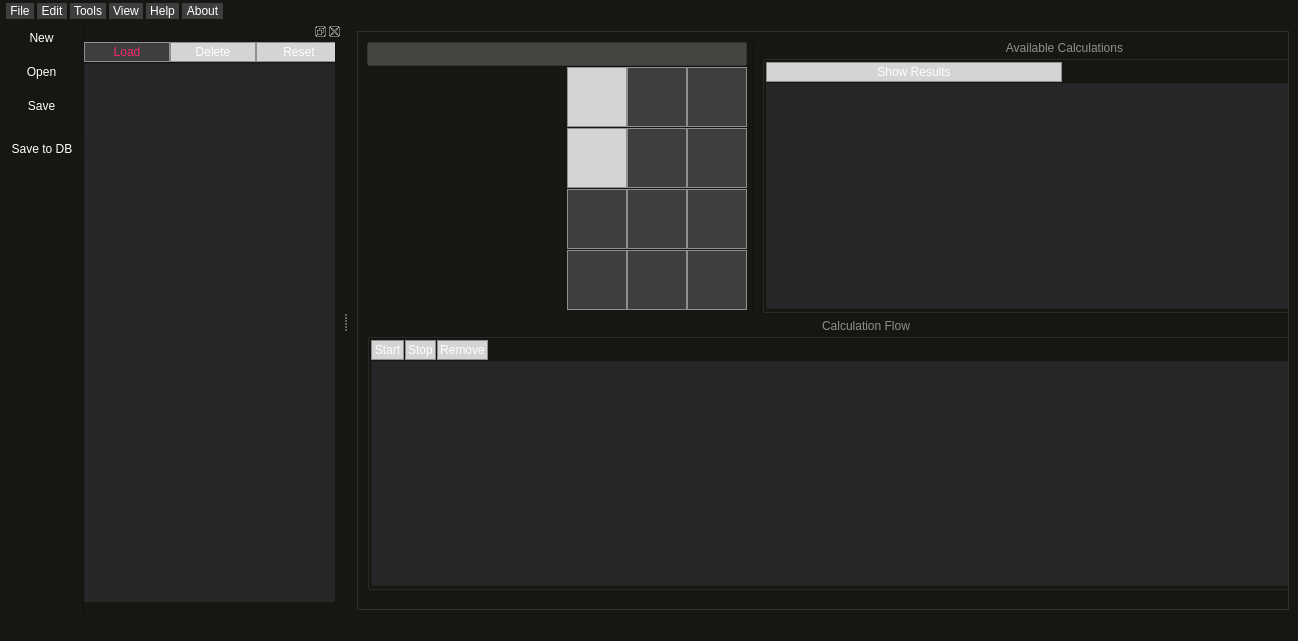
<?xml version="1.0" encoding="UTF-8"?>
<ui version="4.0">
 <class>MainWindow</class>
 <widget class="QMainWindow" name="MainWindow">
  <property name="geometry">
   <rect>
    <x>0</x>
    <y>0</y>
    <width>1298</width>
    <height>641</height>
   </rect>
  </property>
  <property name="minimumSize">
   <size>
    <width>215</width>
    <height>0</height>
   </size>
  </property>
  <property name="font">
   <font>
    <family>Cascadia Code PL</family>
    <pointsize>12</pointsize>
   </font>
  </property>
  <property name="cursor">
   <cursorShape>ArrowCursor</cursorShape>
  </property>
  <property name="mouseTracking">
   <bool>true</bool>
  </property>
  <property name="windowTitle">
   <string>SVP360 Calculation Manager</string>
  </property>
  <property name="toolTip">
   <string/>
  </property>
  <property name="styleSheet">
   <string notr="true">/*QMainWindow */
QMainWindow {
	background-color: #272822;
}

/*QWidget */
QWidget {
	background-color: #161613;
}

/*QMenu*/
QMenu {
	color: #ffffff;
	margin: 2px;
}
QMenu::item {
	background-color: #3e3e3e;
}
QMenu::item:selected {
	background-color: rgba(255, 255, 255, 100);
}
QMenu::separator {
	background-color: #ffffff;
	height: 1px;
	margin-left: 10px;
	margin-right: 5px;
}

/*QMenuBar*/
QMenuBar {
	color: #ffffff;
	spacing: 3px; /* spacing between menu bar items */
	padding: 3px;
}
QMenuBar::item {
	padding: 1px 4px;
	background-color: #3e3e3e;
}
QMenuBar::item:hover {
	background: rgba(255, 255, 255, 50);
} 


/*QToolBar*/
QToolBar {
	spacing: 3px;
}

/*QToolButton*/
QToolButton {
	color: #ffffff;
	padding: 6px;
}
QToolButton:hover {
	color: rgba(255, 255, 255, 50);
}
QToolButton:disabled {
	background-color: #d5d4d5;
	color: #ffffff;
}

/*QScrollArea */
QScrollArea {
	background-color: #3e3e3e
}

/*QLabel */
QLabel {
	color: #A6E22E;
}

 /*QGroupBox */
QGroupBox {
	margin-top: 2.5ex; /* leave space at the top for the title */
}
QGroupBox::title {
	subcontrol-origin: margin;
	subcontrol-position: top center; /* position at the top center */
	color: #8f8f91;
 }

/*QPushButton*/
QPushButton {
	background-color: #3e3e3e;
	color: #F92672;
	border: 1px solid #8f8f91;
	padding: 2px;
}
QPushButton:hover {
	background-color: #E6DB74;
	color: #F92672;
}
QPushButton:disabled {
	background-color: #d5d4d5;
	color: #ffffff;
}

 /*QListView */
QListView, QTableView {
	color: #66D9EF;
	background-color: rgba(45, 42, 46, 200);
	alternate-background-color: #2d3336;
	show-decoration-selected: 1; /* make the selection span the entire width of the view */
}
QListView::item:alternate, QTableView::item:alternate {
	background-color: rgba(255, 255, 255, 30);
}

QListView::item:selected, QTableView::item:selected {
	background: rgba(255, 255, 255, 50);
}
QListView::item:selected:!active, QTableView::item:selected:!active {
	color: #fd971f;
}
QListView::item:selected:active, QTableView::item:selected:active {
	color: #f92672;
}
QListView::item:hover, QTableView::item:hover {
      background: rgba(255, 255, 255, 30);
}

 /*QLineEdit */
QLineEdit {
	background-color: rgba(255, 255, 255, 50);
	padding: 3px;
	color: #ffffff;
}
QLineEdit::focus {
	border: 1px solid #8f8f91;
}

/*QScrollBar*/
QScrollBar {
	background: rgba(0, 0, 0, 0);
	height: 10px;
}
QScrollBar::handle:active {
	background: rgba(255, 255, 255, 50);
}
QScrollBar::handle:!active {
	background: rgba(0, 0, 0, 0);
}
QScrollBar::handle:pressed {
	background: rgba(255, 255, 255, 80);
}
QScrollBar::right-arrow, QScrollBar::left-arrow {
      border: none;
      background: none;
      color: none;
}
QScrollBar::add-line {
      border: none;
      background: none;
}
QScrollBar::sub-line {
      border: none;
      background: none;
}

/*QStatusBar*/
QStatusBar {
	color: #8f8f91;
	border-top: #8f8f91;
}

/*QToolTip*/
QToolTip {
	background-color: #000000;
	color: #ffffff;
	border: 1px solid #ffffff;
	padding: 3px;
}</string>
  </property>
  <property name="dockOptions">
   <set>QMainWindow::AllowTabbedDocks|QMainWindow::AnimatedDocks</set>
  </property>
  <widget class="QWidget" name="centralwidget">
   <layout class="QHBoxLayout" name="horizontalLayout">
    <item>
     <widget class="QScrollArea" name="scrollArea">
      <property name="font">
       <font>
        <family>Cascadia Code</family>
        <pointsize>10</pointsize>
       </font>
      </property>
      <property name="widgetResizable">
       <bool>true</bool>
      </property>
      <widget class="QWidget" name="scrollAreaWidgetContents">
       <property name="geometry">
        <rect>
         <x>0</x>
         <y>0</y>
         <width>1015</width>
         <height>564</height>
        </rect>
       </property>
       <layout class="QGridLayout" name="gridLayout_3">
        <item row="0" column="1">
         <layout class="QGridLayout" name="gridLayout">
          <property name="spacing">
           <number>0</number>
          </property>
          <item row="2" column="2">
           <widget class="QPushButton" name="pushButton_7">
            <property name="sizePolicy">
             <sizepolicy hsizetype="Fixed" vsizetype="Fixed">
              <horstretch>0</horstretch>
              <verstretch>0</verstretch>
             </sizepolicy>
            </property>
            <property name="minimumSize">
             <size>
              <width>60</width>
              <height>60</height>
             </size>
            </property>
            <property name="text">
             <string/>
            </property>
           </widget>
          </item>
          <item row="2" column="3">
           <widget class="QPushButton" name="pushButton_11">
            <property name="sizePolicy">
             <sizepolicy hsizetype="Fixed" vsizetype="Fixed">
              <horstretch>0</horstretch>
              <verstretch>0</verstretch>
             </sizepolicy>
            </property>
            <property name="minimumSize">
             <size>
              <width>60</width>
              <height>60</height>
             </size>
            </property>
            <property name="text">
             <string/>
            </property>
           </widget>
          </item>
          <item row="3" column="1">
           <widget class="QPushButton" name="uiIRManager">
            <property name="sizePolicy">
             <sizepolicy hsizetype="Fixed" vsizetype="Fixed">
              <horstretch>0</horstretch>
              <verstretch>0</verstretch>
             </sizepolicy>
            </property>
            <property name="minimumSize">
             <size>
              <width>60</width>
              <height>60</height>
             </size>
            </property>
            <property name="text">
             <string/>
            </property>
           </widget>
          </item>
          <item row="1" column="2">
           <widget class="QPushButton" name="pushButton_6">
            <property name="sizePolicy">
             <sizepolicy hsizetype="Fixed" vsizetype="Fixed">
              <horstretch>0</horstretch>
              <verstretch>0</verstretch>
             </sizepolicy>
            </property>
            <property name="minimumSize">
             <size>
              <width>60</width>
              <height>60</height>
             </size>
            </property>
            <property name="text">
             <string/>
            </property>
           </widget>
          </item>
          <item row="2" column="1">
           <widget class="QPushButton" name="uiDisplayAvailableCalcButton">
            <property name="enabled">
             <bool>false</bool>
            </property>
            <property name="sizePolicy">
             <sizepolicy hsizetype="Fixed" vsizetype="Fixed">
              <horstretch>0</horstretch>
              <verstretch>0</verstretch>
             </sizepolicy>
            </property>
            <property name="minimumSize">
             <size>
              <width>60</width>
              <height>60</height>
             </size>
            </property>
            <property name="toolTip">
             <string>Display Available Calculations</string>
            </property>
            <property name="text">
             <string/>
            </property>
            <property name="checkable">
             <bool>true</bool>
            </property>
           </widget>
          </item>
          <item row="3" column="2">
           <widget class="QPushButton" name="pushButton_3">
            <property name="sizePolicy">
             <sizepolicy hsizetype="Fixed" vsizetype="Fixed">
              <horstretch>0</horstretch>
              <verstretch>0</verstretch>
             </sizepolicy>
            </property>
            <property name="minimumSize">
             <size>
              <width>60</width>
              <height>60</height>
             </size>
            </property>
            <property name="text">
             <string/>
            </property>
           </widget>
          </item>
          <item row="1" column="1">
           <widget class="QPushButton" name="uiSubmitCalcButton">
            <property name="enabled">
             <bool>false</bool>
            </property>
            <property name="sizePolicy">
             <sizepolicy hsizetype="Fixed" vsizetype="Fixed">
              <horstretch>0</horstretch>
              <verstretch>0</verstretch>
             </sizepolicy>
            </property>
            <property name="minimumSize">
             <size>
              <width>60</width>
              <height>60</height>
             </size>
            </property>
            <property name="toolTip">
             <string>Submit Calculation</string>
            </property>
            <property name="text">
             <string/>
            </property>
           </widget>
          </item>
          <item row="1" column="0" rowspan="4">
           <widget class="QLabel" name="ui2DImage">
            <property name="enabled">
             <bool>false</bool>
            </property>
            <property name="sizePolicy">
             <sizepolicy hsizetype="Expanding" vsizetype="Expanding">
              <horstretch>0</horstretch>
              <verstretch>0</verstretch>
             </sizepolicy>
            </property>
            <property name="minimumSize">
             <size>
              <width>200</width>
              <height>200</height>
             </size>
            </property>
            <property name="maximumSize">
             <size>
              <width>220</width>
              <height>220</height>
             </size>
            </property>
            <property name="autoFillBackground">
             <bool>false</bool>
            </property>
            <property name="text">
             <string/>
            </property>
            <property name="scaledContents">
             <bool>true</bool>
            </property>
           </widget>
          </item>
          <item row="3" column="3">
           <widget class="QPushButton" name="pushButton_9">
            <property name="sizePolicy">
             <sizepolicy hsizetype="Fixed" vsizetype="Fixed">
              <horstretch>0</horstretch>
              <verstretch>0</verstretch>
             </sizepolicy>
            </property>
            <property name="minimumSize">
             <size>
              <width>60</width>
              <height>60</height>
             </size>
            </property>
            <property name="text">
             <string/>
            </property>
           </widget>
          </item>
          <item row="4" column="2">
           <widget class="QPushButton" name="pushButton_5">
            <property name="sizePolicy">
             <sizepolicy hsizetype="Fixed" vsizetype="Fixed">
              <horstretch>0</horstretch>
              <verstretch>0</verstretch>
             </sizepolicy>
            </property>
            <property name="minimumSize">
             <size>
              <width>60</width>
              <height>60</height>
             </size>
            </property>
            <property name="text">
             <string/>
            </property>
           </widget>
          </item>
          <item row="4" column="3">
           <widget class="QPushButton" name="pushButton_8">
            <property name="sizePolicy">
             <sizepolicy hsizetype="Fixed" vsizetype="Fixed">
              <horstretch>0</horstretch>
              <verstretch>0</verstretch>
             </sizepolicy>
            </property>
            <property name="minimumSize">
             <size>
              <width>60</width>
              <height>60</height>
             </size>
            </property>
            <property name="text">
             <string/>
            </property>
           </widget>
          </item>
          <item row="4" column="1">
           <widget class="QPushButton" name="pushButton_4">
            <property name="sizePolicy">
             <sizepolicy hsizetype="Fixed" vsizetype="Fixed">
              <horstretch>0</horstretch>
              <verstretch>0</verstretch>
             </sizepolicy>
            </property>
            <property name="minimumSize">
             <size>
              <width>60</width>
              <height>60</height>
             </size>
            </property>
            <property name="text">
             <string/>
            </property>
           </widget>
          </item>
          <item row="0" column="0" colspan="4">
           <widget class="QLineEdit" name="uiName">
            <property name="enabled">
             <bool>false</bool>
            </property>
            <property name="sizePolicy">
             <sizepolicy hsizetype="Preferred" vsizetype="Fixed">
              <horstretch>0</horstretch>
              <verstretch>0</verstretch>
             </sizepolicy>
            </property>
            <property name="minimumSize">
             <size>
              <width>220</width>
              <height>0</height>
             </size>
            </property>
            <property name="baseSize">
             <size>
              <width>0</width>
              <height>0</height>
             </size>
            </property>
            <property name="toolTip">
             <string/>
            </property>
           </widget>
          </item>
          <item row="1" column="3">
           <widget class="QPushButton" name="pushButton_10">
            <property name="sizePolicy">
             <sizepolicy hsizetype="Fixed" vsizetype="Fixed">
              <horstretch>0</horstretch>
              <verstretch>0</verstretch>
             </sizepolicy>
            </property>
            <property name="minimumSize">
             <size>
              <width>60</width>
              <height>60</height>
             </size>
            </property>
            <property name="text">
             <string/>
            </property>
           </widget>
          </item>
         </layout>
        </item>
        <item row="1" column="1" colspan="5">
         <widget class="QGroupBox" name="uiCalculationFlowGroupBox">
          <property name="title">
           <string>Calculation Flow</string>
          </property>
          <layout class="QGridLayout" name="gridLayout_2">
           <property name="leftMargin">
            <number>1</number>
           </property>
           <property name="topMargin">
            <number>1</number>
           </property>
           <property name="rightMargin">
            <number>1</number>
           </property>
           <property name="bottomMargin">
            <number>1</number>
           </property>
           <property name="spacing">
            <number>1</number>
           </property>
           <item row="0" column="0" colspan="2">
            <widget class="QPushButton" name="uiStartCalcButton">
             <property name="enabled">
              <bool>false</bool>
             </property>
             <property name="text">
              <string>Start</string>
             </property>
            </widget>
           </item>
           <item row="1" column="0" colspan="5">
            <widget class="QTableView" name="uiCalculationFlowTable">
             <property name="font">
              <font>
               <family>Cascadia Code</family>
               <pointsize>11</pointsize>
               <weight>50</weight>
               <italic>false</italic>
               <bold>false</bold>
              </font>
             </property>
             <property name="alternatingRowColors">
              <bool>true</bool>
             </property>
             <attribute name="horizontalHeaderStretchLastSection">
              <bool>true</bool>
             </attribute>
             <attribute name="verticalHeaderVisible">
              <bool>true</bool>
             </attribute>
             <attribute name="verticalHeaderDefaultSectionSize">
              <number>21</number>
             </attribute>
            </widget>
           </item>
           <item row="0" column="2">
            <widget class="QPushButton" name="uiStopCalcButton">
             <property name="enabled">
              <bool>false</bool>
             </property>
             <property name="text">
              <string>Stop</string>
             </property>
            </widget>
           </item>
           <item row="0" column="3">
            <widget class="QPushButton" name="uiRemoveButton">
             <property name="enabled">
              <bool>false</bool>
             </property>
             <property name="text">
              <string>Remove</string>
             </property>
            </widget>
           </item>
           <item row="0" column="4">
            <spacer name="horizontalSpacer">
             <property name="orientation">
              <enum>Qt::Horizontal</enum>
             </property>
             <property name="sizeHint" stdset="0">
              <size>
               <width>40</width>
               <height>20</height>
              </size>
             </property>
            </spacer>
           </item>
          </layout>
         </widget>
        </item>
        <item row="0" column="2">
         <widget class="Line" name="line">
          <property name="orientation">
           <enum>Qt::Vertical</enum>
          </property>
         </widget>
        </item>
        <item row="0" column="3" colspan="3">
         <widget class="QGroupBox" name="groupBox_2">
          <property name="minimumSize">
           <size>
            <width>600</width>
            <height>0</height>
           </size>
          </property>
          <property name="title">
           <string>Available Calculations</string>
          </property>
          <layout class="QGridLayout" name="gridLayout_5">
           <property name="leftMargin">
            <number>1</number>
           </property>
           <property name="topMargin">
            <number>1</number>
           </property>
           <property name="rightMargin">
            <number>1</number>
           </property>
           <property name="bottomMargin">
            <number>1</number>
           </property>
           <property name="spacing">
            <number>1</number>
           </property>
           <item row="0" column="0">
            <widget class="QPushButton" name="uiShowResultsButton">
             <property name="enabled">
              <bool>false</bool>
             </property>
             <property name="text">
              <string>Show Results</string>
             </property>
            </widget>
           </item>
           <item row="1" column="0" colspan="2">
            <widget class="QTableView" name="uiAvailableCalcsTableView">
             <property name="font">
              <font>
               <family>Cascadia Code</family>
               <pointsize>11</pointsize>
               <weight>50</weight>
               <italic>false</italic>
               <bold>false</bold>
              </font>
             </property>
             <property name="alternatingRowColors">
              <bool>true</bool>
             </property>
            </widget>
           </item>
          </layout>
         </widget>
        </item>
       </layout>
      </widget>
     </widget>
    </item>
   </layout>
  </widget>
  <widget class="QMenuBar" name="uiMenuBar">
   <property name="geometry">
    <rect>
     <x>0</x>
     <y>0</y>
     <width>1298</width>
     <height>25</height>
    </rect>
   </property>
   <widget class="QMenu" name="uiMenuFile">
    <property name="title">
     <string>File</string>
    </property>
    <addaction name="uiNew"/>
    <addaction name="uiOpen"/>
    <addaction name="uiSave"/>
   </widget>
   <widget class="QMenu" name="menuEdit">
    <property name="title">
     <string>Edit</string>
    </property>
    <addaction name="actionUndo"/>
    <addaction name="actionRedo"/>
    <addaction name="separator"/>
    <addaction name="actionCopy_2"/>
    <addaction name="actionPaste"/>
    <addaction name="actionPaste_2"/>
    <addaction name="separator"/>
   </widget>
   <widget class="QMenu" name="menuTools">
    <property name="title">
     <string>Tools</string>
    </property>
    <addaction name="uiSaveToDB"/>
   </widget>
   <widget class="QMenu" name="menuHelp">
    <property name="title">
     <string>Help</string>
    </property>
   </widget>
   <widget class="QMenu" name="menuAbout">
    <property name="title">
     <string>About</string>
    </property>
   </widget>
   <widget class="QMenu" name="menuView">
    <property name="title">
     <string>View</string>
    </property>
    <addaction name="uiViewMoleculesList"/>
    <addaction name="actionMolecules_properties"/>
    <addaction name="actionCalculations_Queue"/>
    <addaction name="actionAvailable_Calculations"/>
   </widget>
   <addaction name="uiMenuFile"/>
   <addaction name="menuEdit"/>
   <addaction name="menuTools"/>
   <addaction name="menuView"/>
   <addaction name="menuHelp"/>
   <addaction name="menuAbout"/>
  </widget>
  <widget class="QStatusBar" name="statusbar"/>
  <widget class="QToolBar" name="uiToolBar">
   <property name="windowTitle">
    <string>toolBar</string>
   </property>
   <property name="movable">
    <bool>false</bool>
   </property>
   <property name="iconSize">
    <size>
     <width>50</width>
     <height>30</height>
    </size>
   </property>
   <attribute name="toolBarArea">
    <enum>LeftToolBarArea</enum>
   </attribute>
   <attribute name="toolBarBreak">
    <bool>false</bool>
   </attribute>
   <addaction name="uiNew"/>
   <addaction name="uiOpen"/>
   <addaction name="uiSave"/>
   <addaction name="separator"/>
   <addaction name="uiSaveToDB"/>
  </widget>
  <widget class="QDockWidget" name="uiMoleculesDock">
   <property name="sizePolicy">
    <sizepolicy hsizetype="Fixed" vsizetype="Preferred">
     <horstretch>0</horstretch>
     <verstretch>0</verstretch>
    </sizepolicy>
   </property>
   <property name="minimumSize">
    <size>
     <width>258</width>
     <height>36</height>
    </size>
   </property>
   <property name="font">
    <font>
     <family>Cascadia Code PL</family>
     <weight>75</weight>
     <bold>true</bold>
    </font>
   </property>
   <property name="floating">
    <bool>false</bool>
   </property>
   <property name="allowedAreas">
    <set>Qt::AllDockWidgetAreas</set>
   </property>
   <attribute name="dockWidgetArea">
    <number>1</number>
   </attribute>
   <widget class="QWidget" name="dockWidgetContents">
    <widget class="QFrame" name="frame">
     <property name="geometry">
      <rect>
       <x>0</x>
       <y>0</y>
       <width>251</width>
       <height>561</height>
      </rect>
     </property>
     <property name="frameShape">
      <enum>QFrame::Box</enum>
     </property>
     <property name="frameShadow">
      <enum>QFrame::Raised</enum>
     </property>
     <widget class="QWidget" name="layoutWidget">
      <property name="geometry">
       <rect>
        <x>0</x>
        <y>0</y>
        <width>258</width>
        <height>571</height>
       </rect>
      </property>
      <layout class="QGridLayout" name="gridLayout_4">
       <property name="spacing">
        <number>0</number>
       </property>
       <item row="0" column="0">
        <widget class="QPushButton" name="uiLoadMoleculeButton">
         <property name="text">
          <string>Load</string>
         </property>
        </widget>
       </item>
       <item row="0" column="1">
        <widget class="QPushButton" name="uiDeleteMoleculeButton">
         <property name="enabled">
          <bool>false</bool>
         </property>
         <property name="text">
          <string>Delete</string>
         </property>
        </widget>
       </item>
       <item row="0" column="2">
        <widget class="QPushButton" name="uiResetButton">
         <property name="enabled">
          <bool>false</bool>
         </property>
         <property name="text">
          <string>Reset</string>
         </property>
        </widget>
       </item>
       <item row="1" column="0" colspan="3">
        <widget class="QListView" name="uiMoleculesList">
         <property name="sizePolicy">
          <sizepolicy hsizetype="Fixed" vsizetype="Expanding">
           <horstretch>0</horstretch>
           <verstretch>0</verstretch>
          </sizepolicy>
         </property>
         <property name="maximumSize">
          <size>
           <width>16777215</width>
           <height>546</height>
          </size>
         </property>
         <property name="font">
          <font>
           <family>Cascadia Code</family>
           <pointsize>11</pointsize>
          </font>
         </property>
         <property name="cursor" stdset="0">
          <cursorShape>PointingHandCursor</cursorShape>
         </property>
         <property name="selectionBehavior">
          <enum>QAbstractItemView::SelectRows</enum>
         </property>
        </widget>
       </item>
      </layout>
     </widget>
    </widget>
   </widget>
  </widget>
  <action name="uiOpen">
   <property name="text">
    <string>Open</string>
   </property>
   <property name="toolTip">
    <string>Open (Ctrl + O)</string>
   </property>
   <property name="shortcut">
    <string>Ctrl+O</string>
   </property>
  </action>
  <action name="uiSave">
   <property name="text">
    <string>Save</string>
   </property>
   <property name="toolTip">
    <string>Save (Ctrl + S)</string>
   </property>
   <property name="shortcut">
    <string>Ctrl+S</string>
   </property>
  </action>
  <action name="actionUndo">
   <property name="text">
    <string>Undo</string>
   </property>
  </action>
  <action name="actionRedo">
   <property name="text">
    <string>Redo</string>
   </property>
  </action>
  <action name="actionCopy">
   <property name="text">
    <string>Copy</string>
   </property>
  </action>
  <action name="actionCopy_2">
   <property name="text">
    <string>Cut</string>
   </property>
  </action>
  <action name="actionPaste">
   <property name="text">
    <string>Copy</string>
   </property>
  </action>
  <action name="actionPaste_2">
   <property name="text">
    <string>Paste</string>
   </property>
  </action>
  <action name="uiNew">
   <property name="text">
    <string>New</string>
   </property>
   <property name="toolTip">
    <string>New (Ctrl + N)</string>
   </property>
   <property name="shortcut">
    <string>Ctrl+N</string>
   </property>
  </action>
  <action name="uiSaveToDB">
   <property name="text">
    <string>Save to DB</string>
   </property>
   <property name="toolTip">
    <string>add to DB</string>
   </property>
  </action>
  <action name="uiViewMoleculesList">
   <property name="checkable">
    <bool>true</bool>
   </property>
   <property name="checked">
    <bool>true</bool>
   </property>
   <property name="text">
    <string>Molecules list</string>
   </property>
  </action>
  <action name="actionMolecules_properties">
   <property name="checkable">
    <bool>true</bool>
   </property>
   <property name="checked">
    <bool>true</bool>
   </property>
   <property name="text">
    <string>Molecules properties</string>
   </property>
  </action>
  <action name="actionCalculations_Queue">
   <property name="checkable">
    <bool>true</bool>
   </property>
   <property name="checked">
    <bool>true</bool>
   </property>
   <property name="text">
    <string>Calculations Queue</string>
   </property>
  </action>
  <action name="actionAvailable_Calculations">
   <property name="checkable">
    <bool>true</bool>
   </property>
   <property name="checked">
    <bool>true</bool>
   </property>
   <property name="text">
    <string>Available Calculations</string>
   </property>
  </action>
 </widget>
 <resources>
  <include location="resources.qrc"/>
 </resources>
 <connections/>
</ui>
